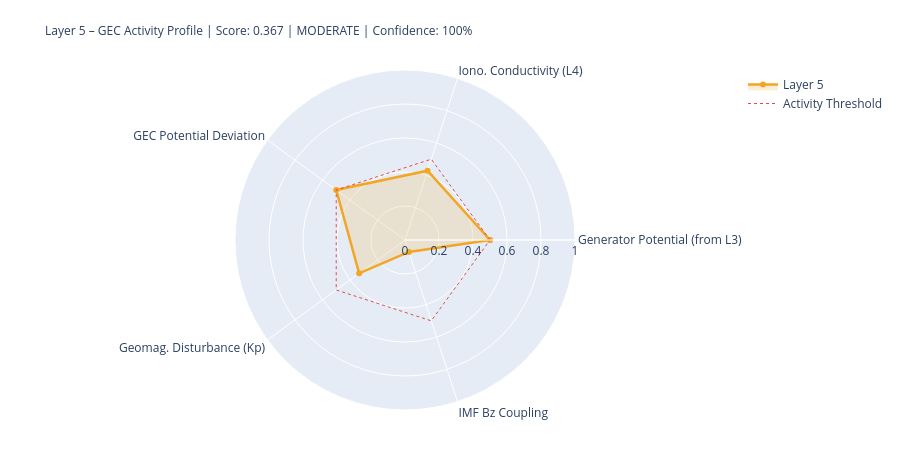

The notebook cell this image was saved under:
### Markdown cell above
---
## 5. State Assessment & Handoff to Layer 6

### Code cell
# ============================================================
# LAYER-5-SCORE
# ============================================================

# Components
# 1) Generator activity (Layer-3-driven)
gen_score = norm(generator_strength, 0.3, 2.0)
gen_src   = 'from_layer3' if l3_thunder_score is not None else 'estimated'

# 2) Ionospheric conductivity (Layer-4-driven)
iono_score = norm(iono_cond_factor, 0.7, 1.4)
iono_src   = 'from_layer4' if l4_ioniz is not None else 'estimated'

# 3) GEC potential deviation from reference
pot_score = norm(abs(delta_V_pct), 0, 30)  # 0 = at reference, 1 = 30% deviation
pot_src   = 'derived'

# 4) Geomagnetic disturbance (Kp) – modulates vertical currents
kp_score = norm(kp_val, 0, 9)
kp_src   = 'primary' if kp_now is not None else 'from_layer4'

# 5) IMF Bz coupling (southward = stronger M-I coupling → GEC influence)
bz_score = norm(-(bz_now or 0), -5, 30) if bz_now is not None else None
bz_src   = 'primary' if bz_now is not None else 'missing'

COMPONENTS = {
    'Generator Potential (from L3)':  {'score': gen_score,   'source': 'derived_from_layer3', 'dynamic': True},
    'Iono. Conductivity (L4)':      {'score': iono_score,  'source': iono_src, 'dynamic': True},
    'GEC Potential Deviation':      {'score': pot_score,   'source': pot_src,  'dynamic': True},
    'Geomag. Disturbance (Kp)':         {'score': kp_score,    'source': kp_src,   'dynamic': True},
    'IMF Bz Coupling':               {'score': bz_score,    'source': bz_src,   'dynamic': True},
}

available   = {k: v['score'] for k, v in COMPONENTS.items() if v['score'] is not None}
unavailable = [k for k, v in COMPONENTS.items() if v['score'] is None]
layer5_score = round(sum(available.values()) / len(available), 4) if available else None
confidence   = round(len(available) / len(COMPONENTS), 2)
level = ('unknown' if layer5_score is None
         else 'quiet'   if layer5_score < 0.3
         else 'moderate' if layer5_score < 0.6
         else 'active')
dominant_l5 = max(available, key=available.get) if available else 'none'

# Kp consistency: separate 1-min raw value from score value
kp_1m_raw   = kp_now          # directly from API (can be 0.0 during live measurement)
kp_for_score = kp_val          # from Layer-0 context or estimated value if needed
kp_score_src = kp_src

W = 68
print('=' * W)
print('LAYER 5 – GLOBAL ELECTRIC CIRCUIT – STATE ASSESSMENT')
print('=' * W)
for name, comp in COMPONENTS.items():
    s = comp['score']
    if s is not None:
        bar = '█' * int(s*20) + '░' * (20-int(s*20))
        print(f'  {name:<34} {bar}  {s:.3f}  [{comp["source"]}]')
    else:
        print(f'  {name:<34} {"─"*20}  n/a   [missing]')
print('-' * W)
print(f'  Score:         {layer5_score:.3f}  ({len(available)}/{len(COMPONENTS)} components)')
print(f'  Confidence:    {confidence:.0%}')
print(f'  Level:         {level.upper()}')
print(f'  Dominant:      {dominant_l5}')
print(f'  V_iono:        {V_iono_mod:.1f} kV  (Δ {delta_V_pct:+.1f}% vs. Ref)')
print(f'  I_total:       {I_total_mod:.1f} A   (Δ {delta_I_pct:+.1f}% vs. Ref)')
print('=' * W)

# Radar
cats   = list(available.keys())
vals_r = list(available.values())
if len(cats) >= 3:
    fig = go.Figure()
    fig.add_trace(go.Scatterpolar(
        r=vals_r + [vals_r[0]], theta=cats + [cats[0]],
        fill='toself', fillcolor='rgba(242,166,35,0.18)',
        line=dict(color='#F2A623', width=2.5), name='Layer 5'
    ))
    fig.add_trace(go.Scatterpolar(
        r=[0.5]*(len(cats)+1), theta=cats+[cats[0]],
        line=dict(color='#E24B4A', dash='dot', width=1),
        mode='lines', name='Activity Threshold'
    ))
    fig.update_layout(
        title=dict(
            text=f'Layer 5 – GEC Activity Profile | Score: {layer5_score:.3f} | {level.upper()} | Confidence: {confidence:.0%}',
            font=dict(size=12)
        ),
        polar=dict(radialaxis=dict(visible=True, range=[0,1])),
        height=450, showlegend=True,
        margin=dict(l=80, r=80, t=70, b=40)
    )
    fig.show()

### Figure 1 — Plotly figure (JSON) as saved in the notebook; plotly's stock layout.template omitted (floating-point values rounded to 4 significant figures)
{"data": [{"fill": "toself", "fillcolor": "rgba(242,166,35,0.18)", "line": {"color": "#F2A623", "width": 2.5}, "name": "Layer 5", "r": [0.5, 0.4287, 0.5, 0.3333, 0.074, 0.5], "theta": ["Generator Potential (from L3)", "Iono. Conductivity (L4)", "GEC Potential Deviation", "Geomag. Disturbance (Kp)", "IMF Bz Coupling", "Generator Potential (from L3)"], "type": "scatterpolar"}, {"line": {"color": "#E24B4A", "dash": "dot", "width": 1}, "mode": "lines", "name": "Activity Threshold", "r": [0.5, 0.5, 0.5, 0.5, 0.5, 0.5], "theta": ["Generator Potential (from L3)", "Iono. Conductivity (L4)", "GEC Potential Deviation", "Geomag. Disturbance (Kp)", "IMF Bz Coupling", "Generator Potential (from L3)"], "type": "scatterpolar"}], "layout": {"height": 450, "margin": {"b": 40, "l": 80, "r": 80, "t": 70}, "polar": {"radialaxis": {"range": [0, 1], "visible": true}}, "showlegend": true, "title": {"font": {"size": 12}, "text": "Layer 5 – GEC Activity Profile | Score: 0.367 | MODERATE | Confidence: 100%"}}}
